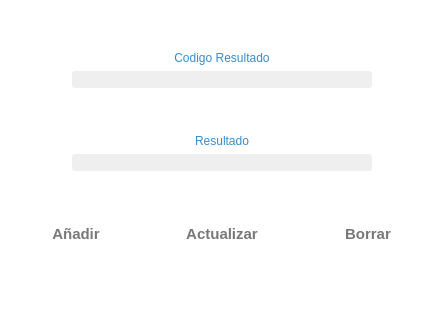
<?xml version="1.0" encoding="UTF-8"?>
<ui version="4.0">
 <class>Resultado</class>
 <widget class="QWidget" name="Resultado">
  <property name="geometry">
   <rect>
    <x>0</x>
    <y>0</y>
    <width>442</width>
    <height>320</height>
   </rect>
  </property>
  <property name="palette">
   <palette>
    <active>
     <colorrole role="Base">
      <brush brushstyle="SolidPattern">
       <color alpha="255">
        <red>46</red>
        <green>47</green>
        <blue>48</blue>
       </color>
      </brush>
     </colorrole>
     <colorrole role="Window">
      <brush brushstyle="SolidPattern">
       <color alpha="255">
        <red>255</red>
        <green>255</green>
        <blue>255</blue>
       </color>
      </brush>
     </colorrole>
    </active>
    <inactive>
     <colorrole role="Base">
      <brush brushstyle="SolidPattern">
       <color alpha="255">
        <red>46</red>
        <green>47</green>
        <blue>48</blue>
       </color>
      </brush>
     </colorrole>
     <colorrole role="Window">
      <brush brushstyle="SolidPattern">
       <color alpha="255">
        <red>255</red>
        <green>255</green>
        <blue>255</blue>
       </color>
      </brush>
     </colorrole>
    </inactive>
    <disabled>
     <colorrole role="Base">
      <brush brushstyle="SolidPattern">
       <color alpha="255">
        <red>255</red>
        <green>255</green>
        <blue>255</blue>
       </color>
      </brush>
     </colorrole>
     <colorrole role="Window">
      <brush brushstyle="SolidPattern">
       <color alpha="255">
        <red>255</red>
        <green>255</green>
        <blue>255</blue>
       </color>
      </brush>
     </colorrole>
    </disabled>
   </palette>
  </property>
  <property name="windowTitle">
   <string>Form</string>
  </property>
  <layout class="QVBoxLayout" name="verticalLayout_4">
   <item>
    <layout class="QHBoxLayout" name="horizontalLayout_2">
     <item>
      <spacer name="horizontalSpacer_2">
       <property name="orientation">
        <enum>Qt::Horizontal</enum>
       </property>
       <property name="sizeHint" stdset="0">
        <size>
         <width>40</width>
         <height>20</height>
        </size>
       </property>
      </spacer>
     </item>
     <item>
      <layout class="QVBoxLayout" name="verticalLayout_3">
       <item>
        <spacer name="verticalSpacer_4">
         <property name="orientation">
          <enum>Qt::Vertical</enum>
         </property>
         <property name="sizeHint" stdset="0">
          <size>
           <width>20</width>
           <height>40</height>
          </size>
         </property>
        </spacer>
       </item>
       <item>
        <layout class="QVBoxLayout" name="verticalLayout">
         <item>
          <widget class="QLabel" name="label">
           <property name="styleSheet">
            <string notr="true">font: 10pt &quot;Segoe UI Semilight&quot;;
color: rgb(54, 141, 206);</string>
           </property>
           <property name="text">
            <string>Codigo Resultado</string>
           </property>
           <property name="alignment">
            <set>Qt::AlignCenter</set>
           </property>
          </widget>
         </item>
         <item>
          <widget class="MyLineEditShine" name="le_codigo">
           <property name="font">
            <font>
             <family>Segoe UI</family>
             <pointsize>10</pointsize>
            </font>
           </property>
           <property name="styleSheet">
            <string notr="true">background-color: #EFEFEF; 
border-radius: 3px;
color:rgb(50, 50, 50);</string>
           </property>
           <property name="alignment">
            <set>Qt::AlignCenter</set>
           </property>
          </widget>
         </item>
        </layout>
       </item>
       <item>
        <spacer name="verticalSpacer">
         <property name="orientation">
          <enum>Qt::Vertical</enum>
         </property>
         <property name="sizeHint" stdset="0">
          <size>
           <width>20</width>
           <height>40</height>
          </size>
         </property>
        </spacer>
       </item>
       <item>
        <layout class="QVBoxLayout" name="verticalLayout_2">
         <item>
          <widget class="QLabel" name="label_2">
           <property name="styleSheet">
            <string notr="true">font: 10pt &quot;Segoe UI Semilight&quot;;
color: rgb(54, 141, 206);</string>
           </property>
           <property name="text">
            <string>Resultado</string>
           </property>
           <property name="alignment">
            <set>Qt::AlignCenter</set>
           </property>
          </widget>
         </item>
         <item>
          <widget class="MyLineEditShine" name="le_resultado">
           <property name="minimumSize">
            <size>
             <width>300</width>
             <height>0</height>
            </size>
           </property>
           <property name="font">
            <font>
             <family>Segoe UI</family>
             <pointsize>10</pointsize>
            </font>
           </property>
           <property name="styleSheet">
            <string notr="true">background-color: #EFEFEF; 
border-radius: 3px;
color:rgb(50, 50, 50);</string>
           </property>
          </widget>
         </item>
        </layout>
       </item>
       <item>
        <spacer name="verticalSpacer_6">
         <property name="orientation">
          <enum>Qt::Vertical</enum>
         </property>
         <property name="sizeHint" stdset="0">
          <size>
           <width>20</width>
           <height>37</height>
          </size>
         </property>
        </spacer>
       </item>
      </layout>
     </item>
     <item>
      <spacer name="horizontalSpacer">
       <property name="orientation">
        <enum>Qt::Horizontal</enum>
       </property>
       <property name="sizeHint" stdset="0">
        <size>
         <width>40</width>
         <height>20</height>
        </size>
       </property>
      </spacer>
     </item>
    </layout>
   </item>
   <item>
    <layout class="QHBoxLayout" name="horizontalLayout">
     <item>
      <widget class="QPushButton" name="pb_agregar">
       <property name="minimumSize">
        <size>
         <width>130</width>
         <height>40</height>
        </size>
       </property>
       <property name="maximumSize">
        <size>
         <width>130</width>
         <height>41</height>
        </size>
       </property>
       <property name="font">
        <font>
         <family>Segoe UI</family>
         <pointsize>11</pointsize>
         <weight>75</weight>
         <bold>true</bold>
        </font>
       </property>
       <property name="styleSheet">
        <string notr="true">border-radius: 10px;
color:rgb(120, 120, 120);</string>
       </property>
       <property name="text">
        <string>Añadir</string>
       </property>
       <property name="icon">
        <iconset resource="assets.qrc">
         <normaloff>:/icons/subir.png</normaloff>:/icons/subir.png</iconset>
       </property>
       <property name="iconSize">
        <size>
         <width>25</width>
         <height>25</height>
        </size>
       </property>
      </widget>
     </item>
     <item>
      <widget class="QPushButton" name="pb_actualizar">
       <property name="minimumSize">
        <size>
         <width>150</width>
         <height>40</height>
        </size>
       </property>
       <property name="maximumSize">
        <size>
         <width>150</width>
         <height>41</height>
        </size>
       </property>
       <property name="font">
        <font>
         <family>Segoe UI</family>
         <pointsize>11</pointsize>
         <weight>75</weight>
         <bold>true</bold>
        </font>
       </property>
       <property name="styleSheet">
        <string notr="true">border-radius: 10px;
color:rgb(120, 120, 120);</string>
       </property>
       <property name="text">
        <string>Actualizar</string>
       </property>
       <property name="icon">
        <iconset resource="assets.qrc">
         <normaloff>:/icons/update.png</normaloff>:/icons/update.png</iconset>
       </property>
       <property name="iconSize">
        <size>
         <width>30</width>
         <height>30</height>
        </size>
       </property>
      </widget>
     </item>
     <item>
      <widget class="QPushButton" name="pb_borrar">
       <property name="minimumSize">
        <size>
         <width>130</width>
         <height>40</height>
        </size>
       </property>
       <property name="maximumSize">
        <size>
         <width>130</width>
         <height>41</height>
        </size>
       </property>
       <property name="font">
        <font>
         <family>Segoe UI</family>
         <pointsize>11</pointsize>
         <weight>75</weight>
         <bold>true</bold>
        </font>
       </property>
       <property name="styleSheet">
        <string notr="true">border-radius: 10px;
color:rgb(120, 120, 120);</string>
       </property>
       <property name="text">
        <string>Borrar</string>
       </property>
       <property name="icon">
        <iconset resource="assets.qrc">
         <normaloff>:/icons/delete_blue.png</normaloff>:/icons/delete_blue.png</iconset>
       </property>
       <property name="iconSize">
        <size>
         <width>25</width>
         <height>25</height>
        </size>
       </property>
      </widget>
     </item>
    </layout>
   </item>
   <item>
    <spacer name="verticalSpacer_5">
     <property name="orientation">
      <enum>Qt::Vertical</enum>
     </property>
     <property name="sizeHint" stdset="0">
      <size>
       <width>20</width>
       <height>37</height>
      </size>
     </property>
    </spacer>
   </item>
  </layout>
 </widget>
 <customwidgets>
  <customwidget>
   <class>MyLineEditShine</class>
   <extends>QLineEdit</extends>
   <header location="global">mylineeditshine.h</header>
  </customwidget>
 </customwidgets>
 <resources>
  <include location="assets.qrc"/>
 </resources>
 <connections/>
</ui>
